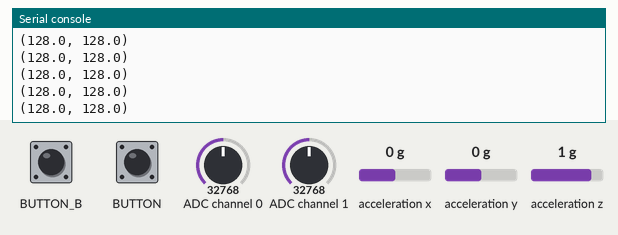
This program was run on a simulated Raspberry Pi Pico running CircuitPython. Parts: the last lines printed to the serial console. The inputs (shaded band) are chosen by the test bench; at power-on: acceleration x 0 g, acceleration y 0 g, BUTTON_B HIGH, ADC channel 0 = 32768, ADC channel 1 = 32768, acceleration z 1 g (analog values on the 0–65535 scale). USB keyboard and mouse output is not drawn.

Above: at 1.4 s.
1.5 s: acceleration x set to -1.4 g
At 2.3 s:
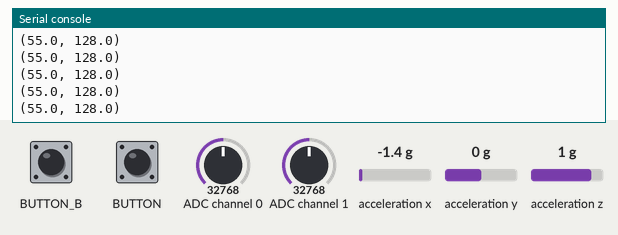
3.0 s: acceleration y set to -1.4 g
At 3.9 s:
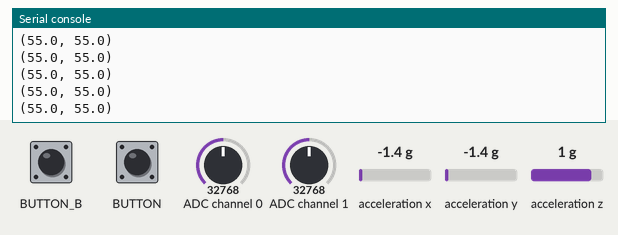
4.5 s: acceleration x set to -0.8 g
At 5.3 s:
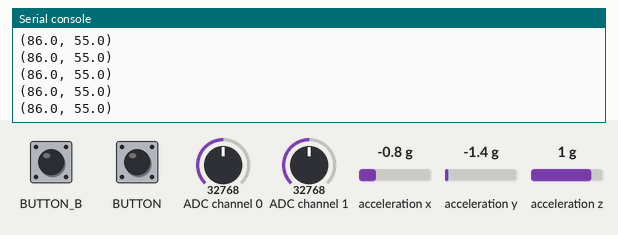
Timing chart, 0 to 7.5 s (numbered marks = the images above; inputs shaded):
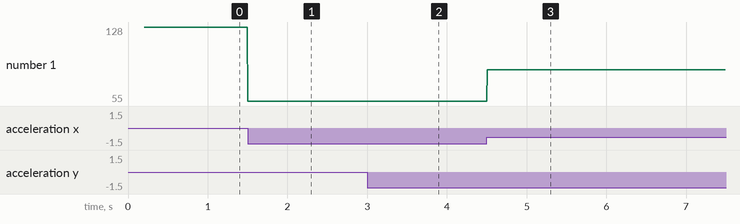

Measured:
- after the input at 1.5 s, the serial console: prints a new line at once (image 1)
- after the input at 3.0 s, the serial console: prints a new line at once (image 2)
- after the input at 4.5 s, the serial console: prints a new line at once (image 3)
- plotted number 1: 128 → 55 after the input at 1.5 s, 55 → 86 after the input at 4.5 s

The program:

nunchuk.py
```python
import time
from collections import namedtuple
from adafruit_bus_device.i2c_device import I2CDevice
import busio
import board
import usb_hid
from adafruit_hid.mouse import Mouse

__version__ = "0.0.0-auto.0"
__repo__ = "https://github.com/adafruit/Adafruit_CircuitPython_Nunchuk.git"

_I2C_INIT_DELAY = 0.1


class Nunchuk:
    """
    Class which provides interface to Nintendo Nunchuk controller.
    :param i2c: The `busio.I2C` object to use.
    :param address: The I2C address of the device. Default is 0x52.
    :type address: int, optional
    :param i2c_read_delay: The time in seconds to pause between the
        I2C write and read. This needs to be at least 200us. A
        conservative default of 2000us is used since some hosts may
        not be able to achieve such timing.
    :type i2c_read_delay: float, optionalit
    """

    _Values = namedtuple("Values", ("joystick", "buttons", "acceleration"))
    _Joystick = namedtuple("Joystick", ("x", "y"))
    _Buttons = namedtuple("Buttons", ("C", "Z"))
    _Acceleration = namedtuple("Acceleration", ("x", "y", "z"))

    def __init__(self, i2c, address=0x52, i2c_read_delay=0.002):
        self.buffer = bytearray(8)
        self.i2c_device = I2CDevice(i2c, address)
        self._i2c_read_delay = i2c_read_delay
        time.sleep(_I2C_INIT_DELAY)
        with self.i2c_device as i2c_dev:
            # turn off encrypted data
            i2c_dev.write(b"\xF0\x55")
            time.sleep(_I2C_INIT_DELAY)
            i2c_dev.write(b"\xFB\x00")

    @property
    def values(self):
        """The current state of all values."""
        self._read_data()
        return self._Values(
            self._joystick(do_read=False),
            self._buttons(do_read=False),
            self._acceleration(do_read=False),
        )

    @property
    def joystick(self):
        """The current joystick position."""
        return self._joystick()

    @property
    def buttons(self):  # pylint: disable=invalid-name
        """The current pressed state of button Z."""
        return self._buttons()

    @property
    def acceleration(self):
        """The current accelerometer reading."""
        return self._acceleration()

    def _joystick(self, do_read=True):
        if do_read:
            self._read_data()
        return self._Joystick(self.buffer[0], self.buffer[1])  # x, y

    def _buttons(self, do_read=True):
        if do_read:
            self._read_data()
        return self._Buttons(
            not bool(self.buffer[5] & 0x02), not bool(self.buffer[5] & 0x01)  # C  # Z
        )

    def _acceleration(self, do_read=True):
        if do_read:
            self._read_data()
        return self._Acceleration(
            ((self.buffer[5] & 0xC0) >> 6) | (self.buffer[2] << 2),  # ax
            ((self.buffer[5] & 0x30) >> 4) | (self.buffer[3] << 2),  # ay
            ((self.buffer[5] & 0x0C) >> 2) | (self.buffer[4] << 2),  # az
        )

    def _read_data(self):
        return self._read_register(b"\x00")

    def _read_register(self, address):
        with self.i2c_device as i2c:
            i2c.write(address)
            time.sleep(self._i2c_read_delay)  # at least 200us
            i2c.readinto(self.buffer)
        return self.buffer

m = Mouse(usb_hid.devices)
nc = Nunchuk(busio.I2C(board.GP1, board.GP0, frequency=100000, timeout=255))

centerX = 120
centerY = 110

scaleX = 0.4
scaleY = 0.5

cDown = False
zDown = False

# This is to allow double checking (only on left click - and it doesn't really work)
CHECK_COUNT = 0


# This is just to show that we're getting back data - uncomment it and hold down the buttons
# while True:
#    print((0 if nc.button_C else 1, 0 if nc.button_Z else 1))


while True:

    accel = nc.acceleration
    #    print(accel)
    #    x, y = nc.joystick
    #    print((x,y))
    x = accel[0] / 4
    y = accel[1] / 4
    print((x, y))
    # Eliminate spurious reads
    if x == 255 or y == 255:
        continue

    relX = x - centerX
    relY = y - centerY

    m.move(int(scaleX * relX), int(scaleY * relY), 0)
    buttons = nc.buttons

    c = buttons.C
    z = buttons.Z

    if z and not zDown:
        stillDown = True
        for n in range(CHECK_COUNT):
            if nc.button_Z:
                stillDown = False
                break
        if stillDown:
            m.press(Mouse.LEFT_BUTTON)
            zDown = True
    elif not z and zDown:
        stillDown = True
        for n in range(CHECK_COUNT):
            if not nc.button_Z:
                stillDown = False
                break
        if stillDown:
            m.release(Mouse.LEFT_BUTTON)
            zDown = False
    if c and not cDown:
        m.press(Mouse.RIGHT_BUTTON)
        cDown = True
    elif not c and cDown:
        m.release(Mouse.RIGHT_BUTTON)
        cDown = False
```
